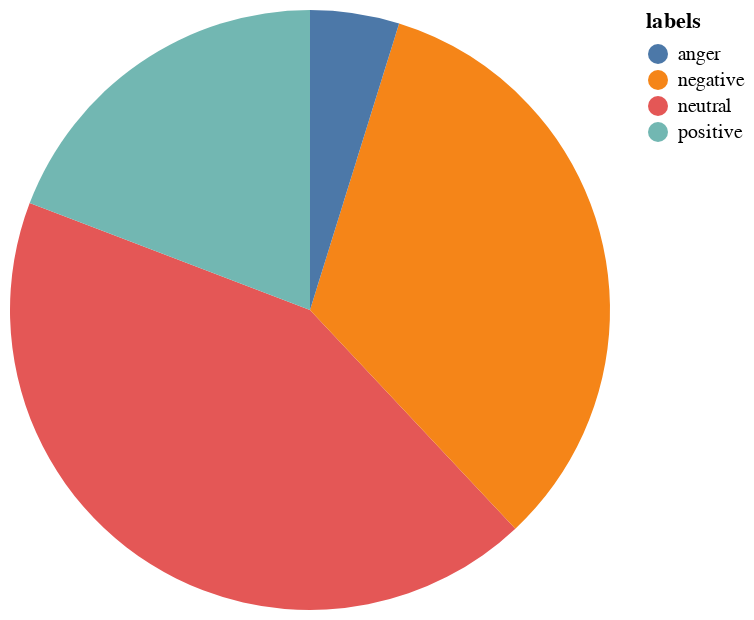

The cell this chart's notebook holds for it:
### Code cell
# prompt: Using dataframe df: pie chart

import altair as alt

def pie_chart(df, label_counts):
    # Count the occurrences of each label
    if label_counts is None:
        label_counts = df['labels'].value_counts().reset_index()
    label_counts.columns = ['labels', 'count']

    # Create the pie chart
    chart = alt.Chart(label_counts).mark_arc().encode(
        theta='count',
        color='labels',
        tooltip=['labels', 'count']
    ).display()

pie_chart(df, label_counts=None)
label_counts = df['labels'].value_counts()
print(label_counts)

### Figure 1 — Vega-Lite specification as saved in the notebook (floating-point values rounded to 4 significant figures)
{"config": {"view": {"continuousWidth": 300, "continuousHeight": 300}}, "data": {"name": "data-6fd5290b71819f5e5ce69b8e874b6193"}, "mark": {"type": "arc"}, "encoding": {"color": {"field": "labels", "type": "nominal"}, "theta": {"field": "count", "type": "quantitative"}, "tooltip": [{"field": "labels", "type": "nominal"}, {"field": "count", "type": "quantitative"}]}, "$schema": "https://vega.github.io/schema/vega-lite/v5.20.1.json", "datasets": {"data-6fd5290b71819f5e5ce69b8e874b6193": [{"labels": "neutral", "count": 107}, {"labels": "negative", "count": 83}, {"labels": "positive", "count": 48}, {"labels": "anger", "count": 12}]}}
